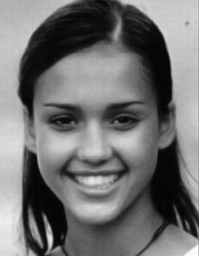
#> input picture Projeto Imagens/imagens/jessica-alba1.pgm, 200 x 256 px
$ python verTriangulacao.py
#> lines starting #> are read from the running program, lines starting #| are printed output that depends on the picture
import numpy as np
import matplotlib.pyplot as plt
from scipy.spatial import Delaunay
from PIL import Image

def visualizar_morfismo(img0_path, img1_path, v_path, w_path, add_cantos=True):
    # Carregar imagens
#> called with img0_path = './imagens/jessica-alba1.pgm', img1_path = './imagens/jessica-alba2.pgm', v_path = 'v_pontos.npy', w_path = 'w_pontos.npy', add_cantos = False
    img0 = Image.open(img0_path).convert('L')
#> img0 is the input picture: PIL image 200x256 L; min 3, max 255, mean 113.8
    img1 = Image.open(img1_path).convert('L')
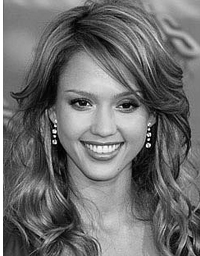
#> input picture Projeto Imagens/imagens/jessica-alba2.pgm, 200 x 256 px
#> img1 is the input picture: PIL image 200x256 L; min 0, max 255, mean 109.9
    width, height = img0.size
#> width = 200; height = 256

    # Carregar pontos
    v = np.load(v_path)
#> (reads Projeto Imagens/v_pontos.npy from the repository)
    w = np.load(w_path)
#> (reads Projeto Imagens/w_pontos.npy from the repository)

    # Adicionar os 4 cantos
    corners = np.array([
        [0, 0], [width - 1, 0],
        [0, height - 1], [width - 1, height - 1]
    ], dtype=np.float32)
#> corners = [[0, 0], [199, 0], [0, 255], [199, 255]]
    v = np.vstack([v, corners])
    w = np.vstack([w, corners])

    # Triangulação Delaunay sobre v
    try:
        delaunay = Delaunay(v)
        triangles = delaunay.simplices
    except Exception as e:
        print(f"Erro na triangulação Delaunay: {e}")
        return

    # Visualização
    fig, axs = plt.subplots(1, 2, figsize=(14, 7))

    # Imagem inicial com triangulação
    axs[0].imshow(img0, cmap='gray')
    axs[0].triplot(v[:, 0], v[:, 1], triangles, color='lime')
    axs[0].scatter(v[:, 0], v[:, 1], color='red', s=10)
    axs[0].set_title("Imagem Inicial (v) + Triangulação")

    # Imagem final com os mesmos triângulos, mas em w
    axs[1].imshow(img1, cmap='gray')
    axs[1].triplot(w[:, 0], w[:, 1], triangles, color='orange')
    axs[1].scatter(w[:, 0], w[:, 1], color='blue', s=10)
    axs[1].set_title("Imagem Final (w) + Triângulos Correspondentes")

    plt.tight_layout()
    plt.show()
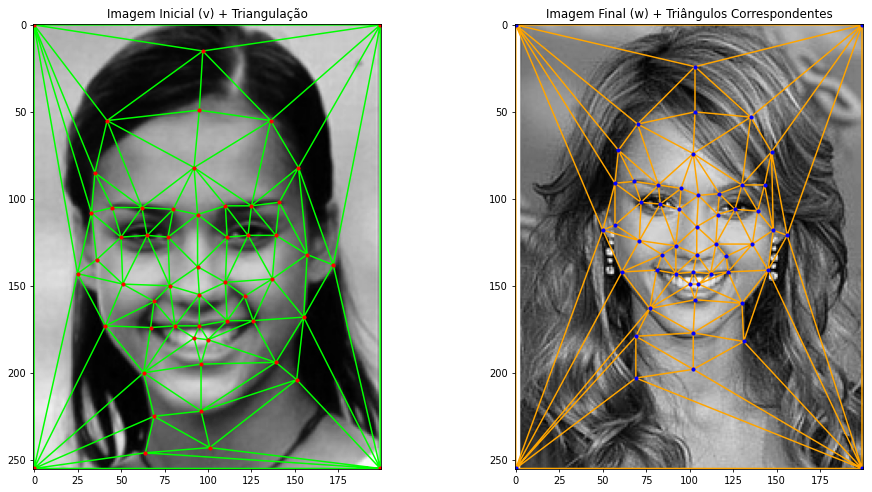
#> figure drawn by matplotlib, 2 panels

# --- Execução
if __name__ == "__main__":
    visualizar_morfismo(
        img0_path="./imagens/jessica-alba1.pgm",
        img1_path="./imagens/jessica-alba2.pgm",
        v_path="v_pontos.npy",
        w_path="w_pontos.npy",
        add_cantos=False  # Troque para False se já adicionou antes
    )
